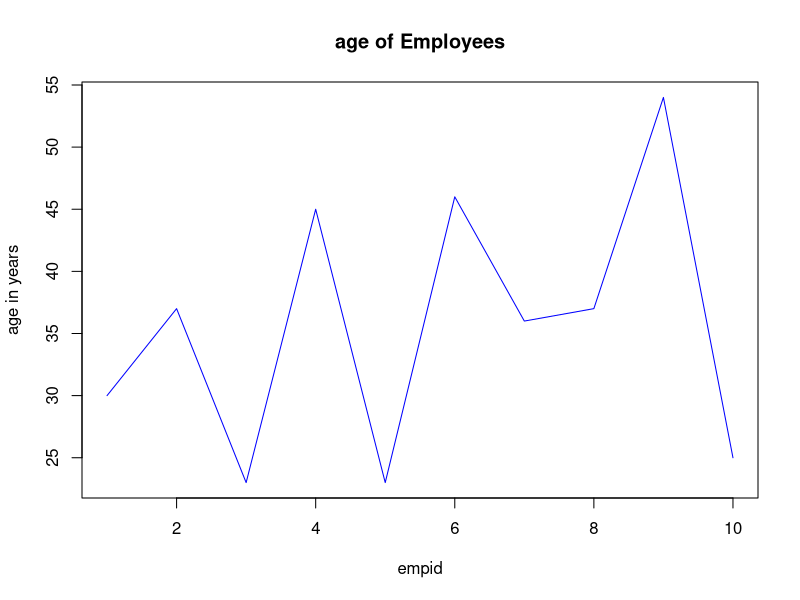
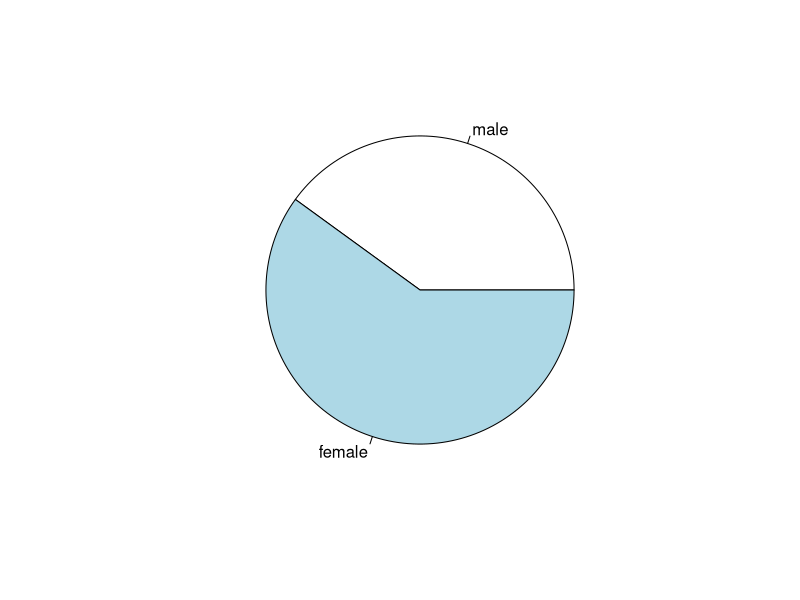
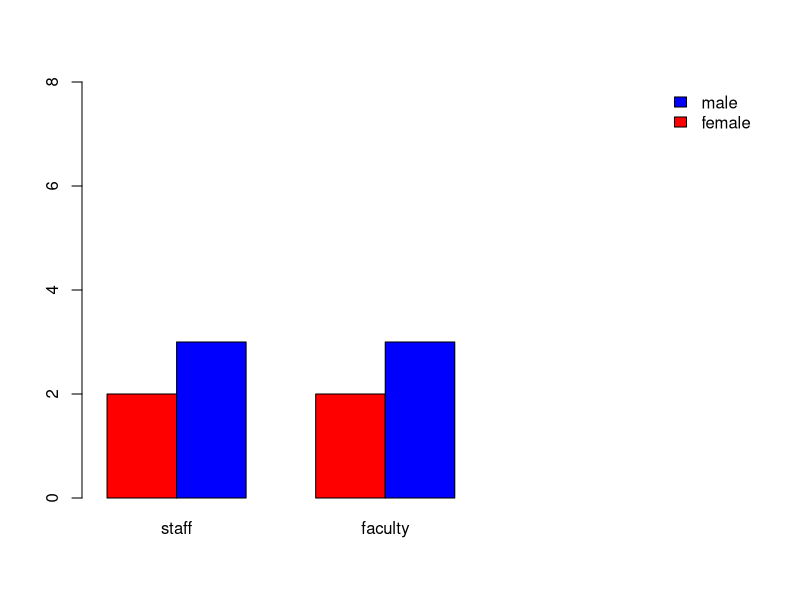
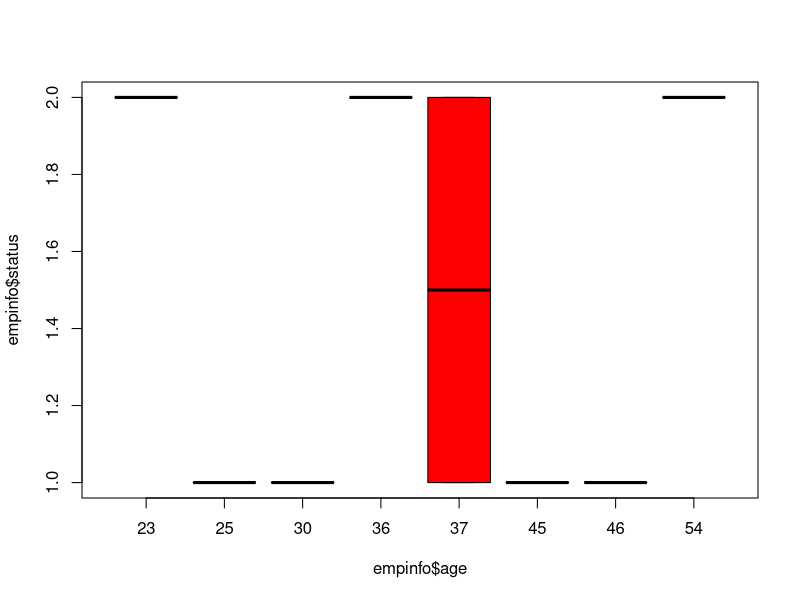

Write R code to recreate these figures, in order.
#Data frame
empid <- c(1,2,3,4,5,6,7,8,9,10)
empid

age= c(30,37,23,45,23,46,36,37,54,25)
age

gender = c(0,1,1,1,0,1,0,1,1,0)
gender

status = c(1,2,2,1,2,1,2,1,2,1)
status

empinfo= data.frame(empid,age,gender,status)
empinfo

#changing values of numeric

empinfo$gender = factor(empinfo$gender,labels=c("male","female"))
empinfo$gender

empinfo$status = factor(empinfo$status,labels=c("staff","faculty"))
empinfo$status

#extract specific data
male =subset(empinfo,empinfo$gender=="male")
male

female =subset(empinfo,empinfo$gender=="female")
female

staff =subset(empinfo,empinfo$status=="staff")
staff

staff =subset(empinfo,empinfo$status=="faculty")
staff

summary(empinfo)
summary(male)
summary(female)

#creating tables(one way)
table1= table(empinfo$gender)
table1

table2= table(empinfo$status)
table2

#table 2-way
table3= table(empinfo$gender,empinfo$status)
table3

#graphical representation
plot(empinfo$empid,empinfo$age,type="l",main="age of Employees", xlab="empid",ylab="age in years",col="blue")


#pie chart
pie(table1)

# bar plots
barplot(table3,beside=T,xlim=c(1,10),ylim=c(0,8),col=c("red","blue"))
legend("topright",legend=rownames(table3),fill = c("blue","red"),bty="n")

boxplot(empinfo$status~empinfo$age,col=c("red","blue"))












